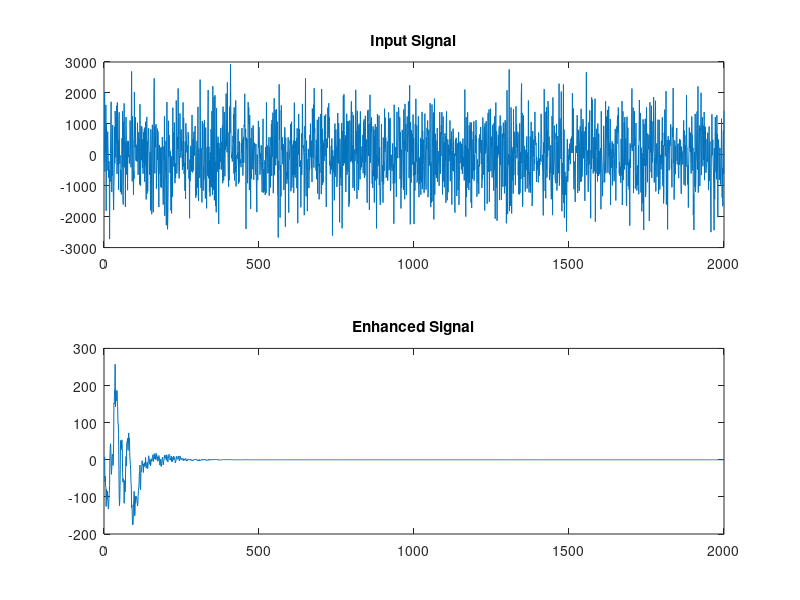

Write MATLAB code to recreate this figure.
clc
close all
clear all

%Program to illustrate adaptive filtering using the LMS algorithms 

% X delayed input data vector    
% Y measured signal    
% W coefficient vector    
% E enhanced signal

N=30; % filter length
M=0; % delay
w0=1;  % initial value for adaptive filter coefficients
SF=2048; % factor for reducing the data samples - 11 bit ADC assumed
mu=0.04;
X = zeros(N,1);
delay = zeros(1,M+1);
W = w0*ones(N,1);
Y = 0.2 * ( 2*wgn(1,2000,0) + randn(1,2000));
if w0==0
sf = SF; % scaling factor for display
else
sf = SF/N/w0;
end 
for i=1:length(Y)
 if M>0
  delay(2:M+1) = delay(1:M); % shift data for delay
end
delay(1) = Y(i);
 X(2:N) = X(1:N-1); % update buffer
 X(1) = delay(M+1);
E(i) = Y(i)-W'*X;  % the enhanced signal
W = W + 2*mu*E(i)*X; % update the weights
end
subplot(2,1,1),plot(1:length(Y),Y*SF); title('Input Signal');
subplot(2,1,2),plot(1:length(E),E*sf); title('Enhanced Signal');